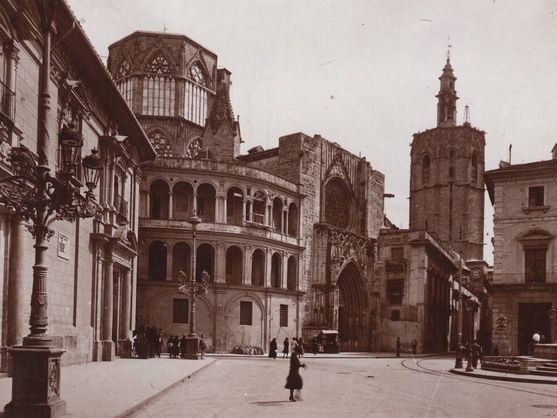
#> input picture data/valencia/scene/Img00.jpg, 557 x 418 px; its folder holds only this picture in this run
$ python -i changes.py   (imports and definitions only)   (older library calls are emulated)
#> lines starting #> are read from the running program, lines starting #| are printed output that depends on the picture
#> further down, picture is the input picture: shape (418, 557, 3); mean B, G, R 111.2, 116.5, 137
"""Detect what has changed between two photographs of the same place."""

from __future__ import annotations

from dataclasses import dataclass

import cv2
import numpy as np

__all__ = ["ChangeMap", "align_by_homography", "detect_changes"]


@dataclass(eq=False)
class ChangeMap:
    """The result of comparing two aligned images.

    ``score`` is the raw dissimilarity in [0, 1] before thresholding; ``mask``
    is what survived the threshold and the morphological clean-up.
    ``difference`` is the plain pixel difference of the aligned images, in
    their colours: what coincides goes dark and what differs stands out. It is
    for looking at, not for deciding: it also flags every change of exposure.
    ``matched_difference`` is that difference after matching the old photo's
    tones to today's, so that exposure and tint largely drop out, as a heat
    map: dark where the photos agree, bright where they differ.
    ``changed_fraction`` is measured over the overlapping region, not the whole
    image.
    """

    warped: np.ndarray  # the historical image, aligned to the modern one
    difference: np.ndarray  # |modern - aligned historical|, per pixel and channel
    matched_difference: np.ndarray  # BGR heat map of the tone-matched difference
    mask: np.ndarray  # bool, True where the scene appears to have changed
    score: np.ndarray  # float32 dissimilarity in [0, 1], before thresholding
    homography: np.ndarray
    n_inliers: int
    changed_fraction: float


# [41 lines left out: functions align_by_homography, _match_histogram, _matched_difference, not called in this run]


def _structure(image: np.ndarray) -> tuple[np.ndarray, np.ndarray]:
    """Local gradient orientation and a contrast-normalised intensity.

    Both are invariant to the global brightness and contrast differences that
    dominate any comparison between a modern photograph and a historical plate.
    """
    g = image.astype(np.float32)
    gx = cv2.Sobel(g, cv2.CV_32F, 1, 0, ksize=3)
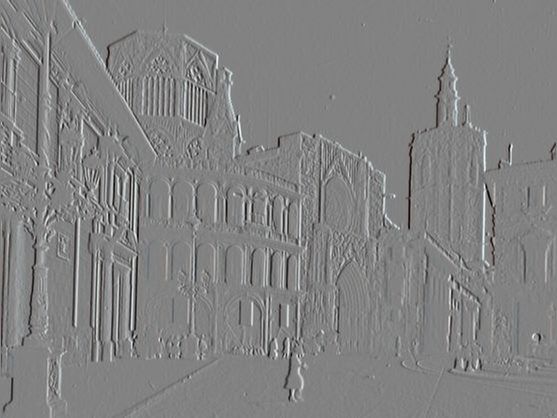
#> gx: shape (418, 557, 3) float32; mean B, G, R 0.2, 0.2, 0.2; drawn with min black and max white
    gy = cv2.Sobel(g, cv2.CV_32F, 0, 1, ksize=3)
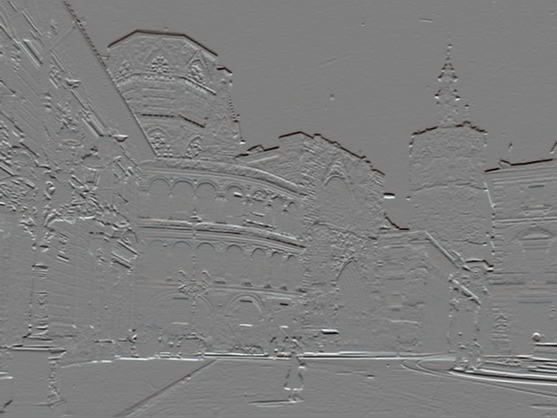
#> gy: shape (418, 557, 3) float32; mean B, G, R -1.1, -1, -0.8; drawn with min black and max white
    orientation = np.arctan2(gy, gx)
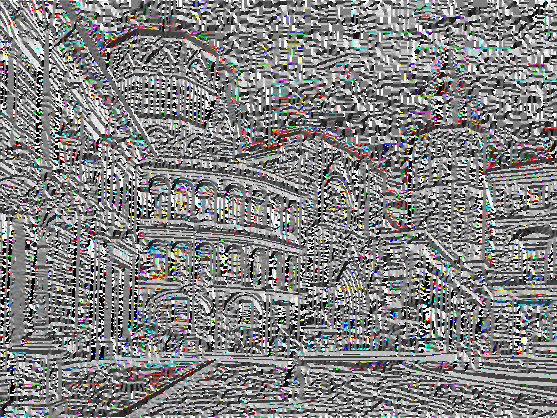
#> orientation: shape (418, 557, 3) float32; mean B, G, R 0.0581, 0.0586, 0.064; drawn with min black and max white
    magnitude = np.sqrt(gx**2 + gy**2)
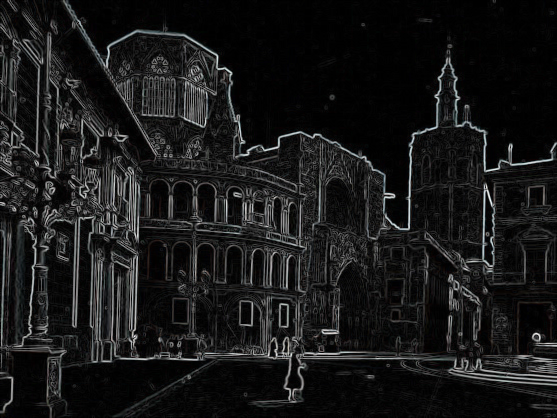
#> magnitude: shape (418, 557, 3) float32; mean B, G, R 77.2, 77, 76.4; drawn with min black and max white

    blur = cv2.GaussianBlur(g, (0, 0), 9)
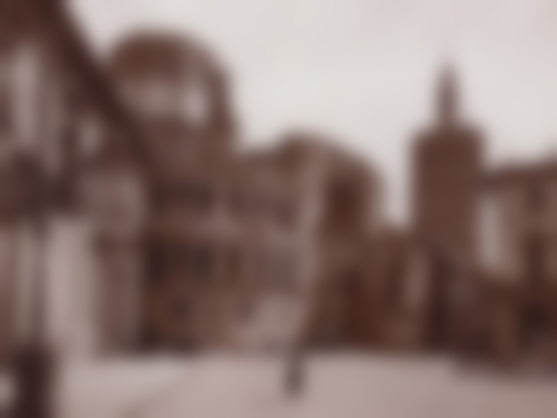
#> blur: shape (418, 557, 3) float32; mean B, G, R 111.2, 116.5, 136.9
    local_sd = np.sqrt(np.maximum(cv2.GaussianBlur(g**2, (0, 0), 9) - blur**2, 1e-6))
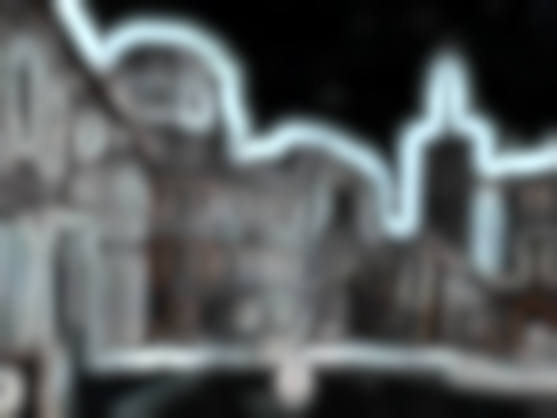
#> local_sd: shape (418, 557, 3) float32; mean B, G, R 30.7, 30.5, 29; drawn with min black and max white
    normalised = (g - blur) / (local_sd + 1e-3)
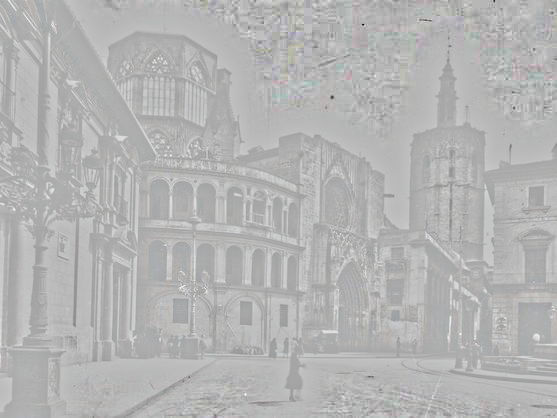
#> normalised: shape (418, 557, 3) float32; mean B, G, R -0.000571, 0.00204, 0.00367; drawn with min black and max white
    return np.stack([orientation, magnitude], axis=-1), normalised


# [89 lines left out: function detect_changes, not called in this run]

>>> import cv2
>>> picture = cv2.imread('../../../data/valencia/scene/Img00.jpg')
>>> result = _structure(picture)
